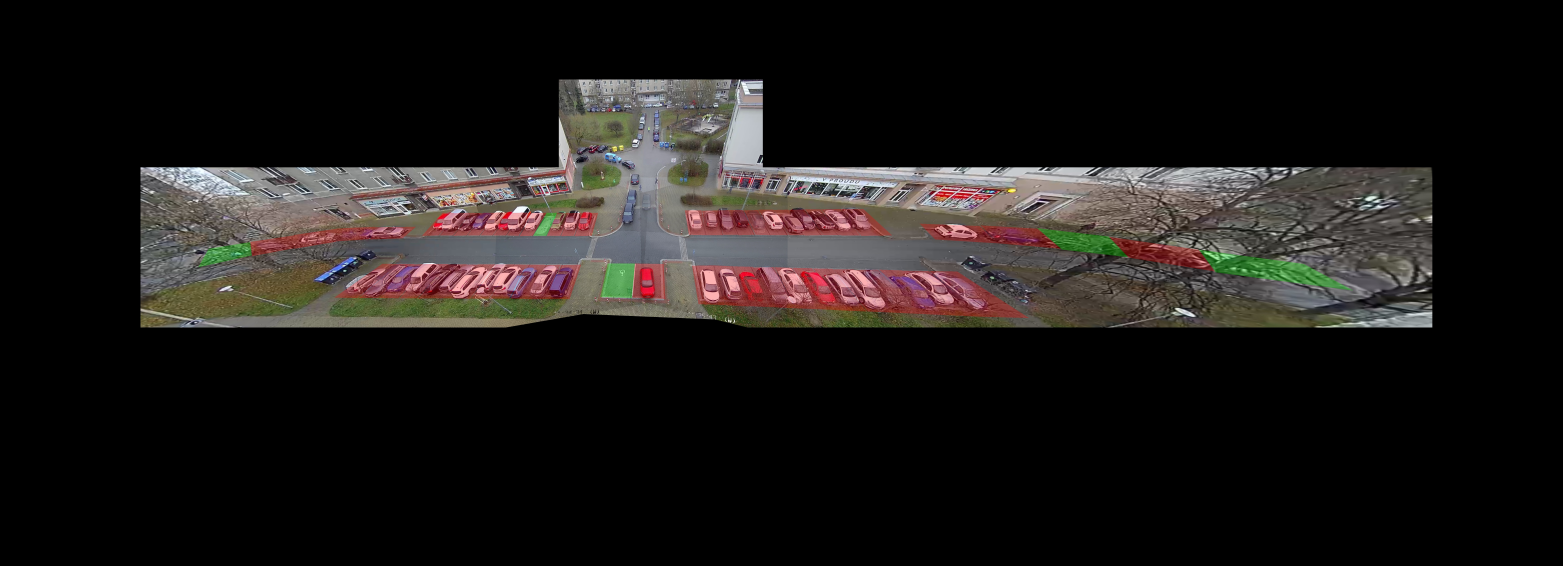
#> input picture imgs/DetectionsInPanorama.jpg, 9378 x 3393 px (shown at 1/6 size); its folder holds only this picture in this run
$ python -i my_stitching.py   (imports and definitions only)
#> lines starting #> are read from the running program, lines starting #| are printed output that depends on the picture
import os
import time
import typing
from dataclasses import dataclass

import cv2
from enum import Enum
import imutils
import numpy as np

from pythonProject.camera.camera_calibration import CamIntrinsics
from pythonProject.helpers.image_manipulation import load_images


class KeypointFeatures(Enum):
    """Enum representing keypoint detection and matching method."""
    ORB  = 0
    SIFT = 1


@dataclass
class CVImageWithKeypoints:
    """Dataclass holding image with corresponding keypoints and descriptors."""
    img: np.ndarray
    keypoints: typing.List[cv2.KeyPoint]
    descriptors: np.ndarray


class MyStitcher:

    def __init__(self, keypoint_features: KeypointFeatures = KeypointFeatures.SIFT, debug = False):

        self.debug = debug

        if KeypointFeatures.SIFT == keypoint_features:
            # Initiate SIFT detector
            self.kp_detector = cv2.SIFT_create()
            self.matching = self.sift_matching
        else:
            # Create ORB detector with 5000 features.
            self.kp_detector = cv2.ORB_create(5000)
            self.matching = self.orb_matching

    # [23 lines left out: function find_keypoints_and_descriptors, not called in this run]

    def stitch(self, imgs: list[typing.Union[np.ndarray, CVImageWithKeypoints]], ref_mask: np.ndarray = None,
               th_imgs: list[np.ndarray] = []) -> [np.ndarray, list[np.ndarray]]:
        """Finds homographies between supplied images and stitches them.
        Recursively stitches one image after another to the reference.

        :param imgs: List of images to stitch. The first image is the reference.
        Data types in list can be either cv2.Mat images or CVImageWithMatches dataclasses.
        :param ref_mask: bitmap mask for selection of region, where to find reference image features
        :param th_imgs: Homography transformations of individual stitched images in the panorama.
        Argument is present for recursion calls. It is not expected to be supplied from outside.
        :param matching: Keypoint detection and matching algorithm to use
        :return: cv2.Mat Panorama, Homographies of individual images to final panorama
        """

        ref_img = imgs.pop(0)
        img = imgs.pop(0)

        ref_img, kp1, d1 = self.find_keypoints_and_descriptors(ref_img, ref_mask)
        img, kp2, d2 = self.find_keypoints_and_descriptors(img)

        if self.debug:
            cv2.imshow("Preprocessed REF_IMG", imutils.resize(ref_img, width=1928))
            cv2.waitKey()
            cv2.destroyWindow("Preprocessed REF_IMG")
            cv2.imshow("Preprocessed IMG", imutils.resize(img, width=1928))
            cv2.waitKey()
            cv2.destroyWindow("Preprocessed IMG")

        matches = self.matching(d1, d2)

        homography, mask = find_homography(kp1, kp2, matches)

        if self.debug:
            matchesMask = mask.ravel().tolist()
            draw_params = dict(matchColor=(0, 255, 0),  # draw matches in green color
                               singlePointColor=None,
                               matchesMask=matchesMask,  # draw only inliers
                               flags=2)

            img_keypoints_matches = cv2.drawMatches(ref_img, kp1, img, kp2, matches, None, **draw_params)
            cv2.imshow("Keypoints and Matches", imutils.resize(img_keypoints_matches, width=1928))
            cv2.waitKey()
            cv2.destroyWindow("Keypoints and Matches")

        out_image, th, th_img = concatenate_images(ref_img, img, homography)
        # cv2.imshow("Stitched Img", imutils.resize(outImage, width=1928))
        # cv2.waitKey()

        # Buffer keypoints and descriptors for ref_img and img
        # ToDo: Use only those keypoints from img, which do not have correspondence in ref_img
        buffered_keypoints = transform_keypoints(kp1, th) + transform_keypoints(kp2, th_img)
        if self.debug:
            print(f"No of buffered keypoints: {len(buffered_keypoints)}")
        buffered_descriptors = np.vstack((d1, d2))

        # Add transform from the last stitching to the previous image transformations.
        if len(th_imgs) > 1:
            for idx in range(len(th_imgs)):
                th_imgs[idx] = th.dot(th_imgs[idx])
        else:
            th_imgs.append(th)
        th_imgs.append(th_img)

        if len(imgs) == 0:  # Exit point from recursion. When no image is left for processing
            return CVImageWithKeypoints(out_image, buffered_keypoints, buffered_descriptors), th_imgs,
        else:  # Recursively apply this function to all images in input list
            if ref_mask is not None:
                pano_h, pano_w = out_image.shape[:2]
                ref_mask = cv2.warpPerspective(ref_mask, np.float32(th), (pano_w, pano_h))
            return self.stitch([CVImageWithKeypoints(out_image, buffered_keypoints, buffered_descriptors), *imgs],
                               ref_mask, th_imgs)

    # [191 lines left out: functions orb_matching, sift_matching, find_homography, transform_keypoints, concatenate_images, preprocess_images, not called in this run]


# Convert a list of cv2.KeyPoint objects to a serializable format
def keypoints_to_list(keypoints):
    return [ (kp.pt, kp.size, kp.angle, kp.response, kp.octave, kp.class_id) for kp in keypoints ]

# Convert a list back to cv2.KeyPoint objects
# [4 lines left out: function list_to_keypoints, not called in this run]


# [43 lines not run here, left out]

>>> import cv2
>>> picture = cv2.imread('../../imgs/DetectionsInPanorama.jpg', cv2.IMREAD_GRAYSCALE)
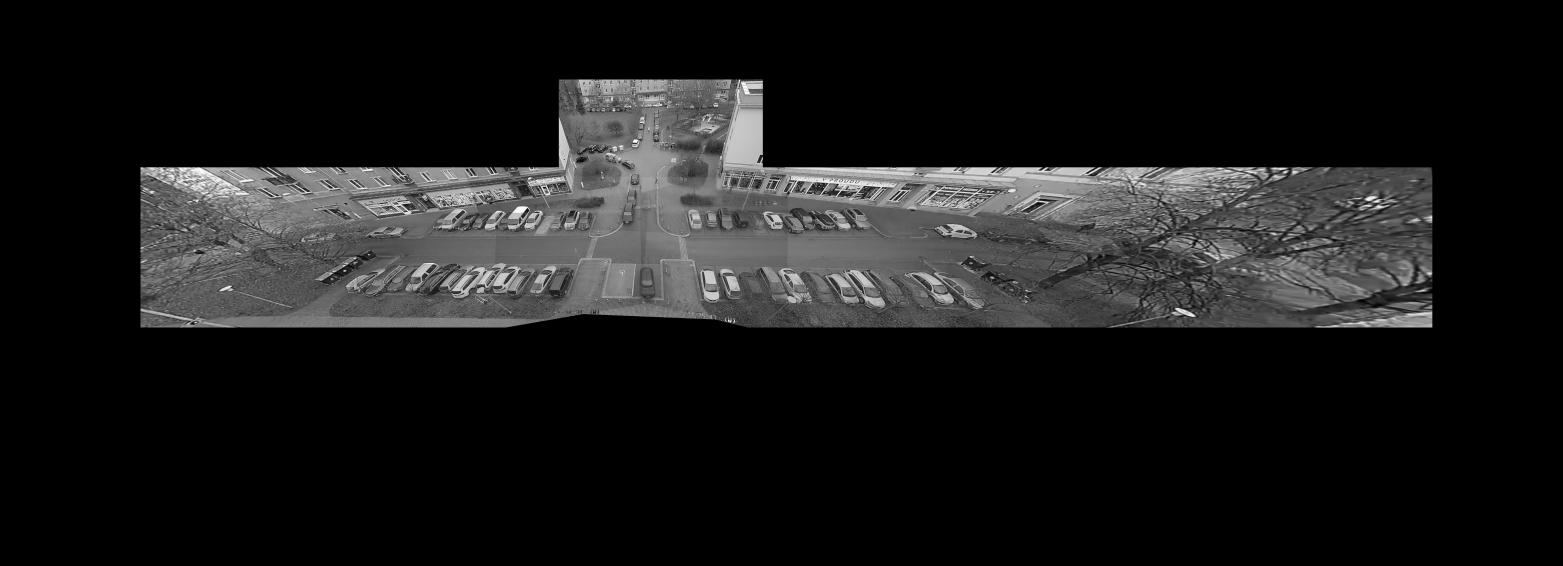
#> picture: shape (3393, 9378) (shown at 1/6 size); min 0, max 255, mean 26.3
>>> result = MyStitcher().stitch(picture)
#> (the run stopped early here; a loop or call above may not have finished)

$ run again, on imgs/distorted_pano.jpg
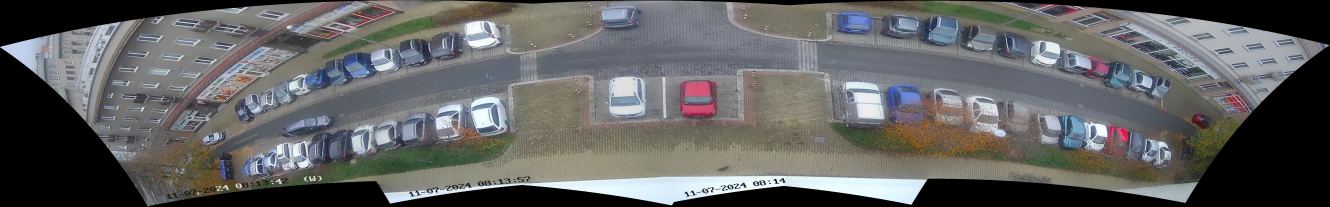
#> input picture imgs/distorted_pano.jpg, 7975 x 1237 px (shown at 1/6 size)
#> `picture = cv2.imread('../../imgs/DetectionsInPanorama.jpg', cv2.IMREAD..`:
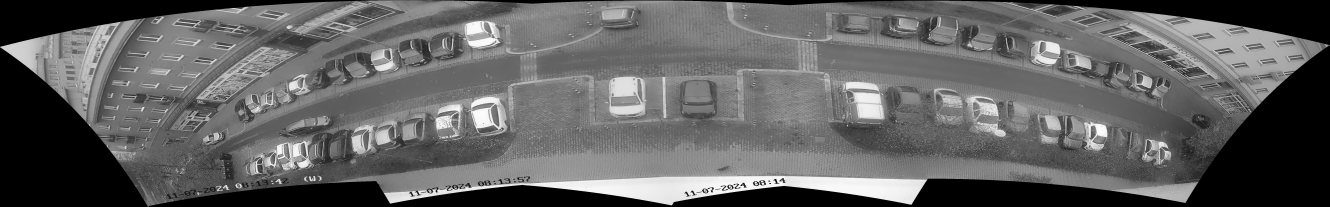
#> picture: shape (1237, 7975) (shown at 1/6 size); min 0, max 255, mean 98.1

$ run again, on imgs/template_pano_spherical.jpg
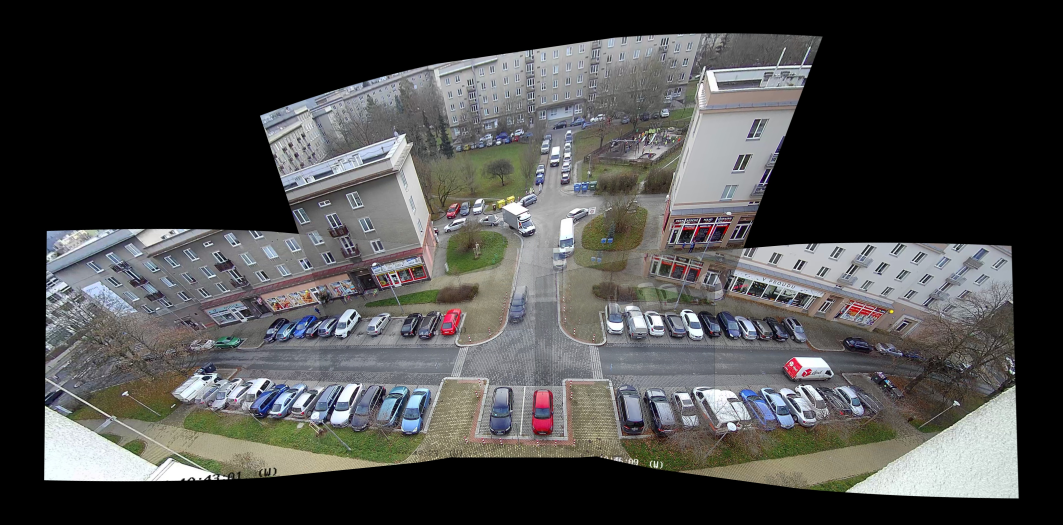
#> input picture imgs/template_pano_spherical.jpg, 4252 x 2098 px (shown at 1/4 size)
#> `picture = cv2.imread('../../imgs/DetectionsInPanorama.jpg', cv2.IMREAD..`:
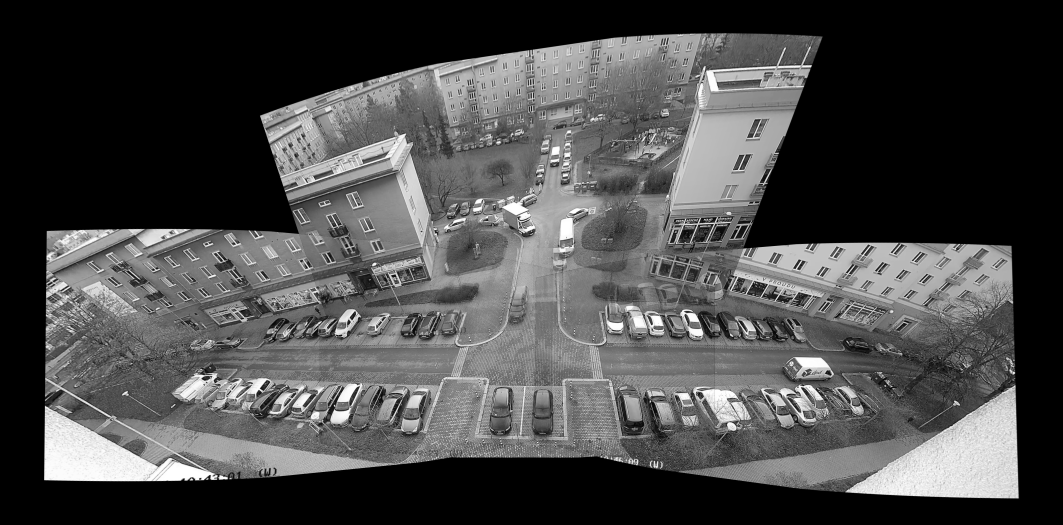
#> picture: shape (2098, 4252) (shown at 1/4 size); min 0, max 255, mean 73.8
